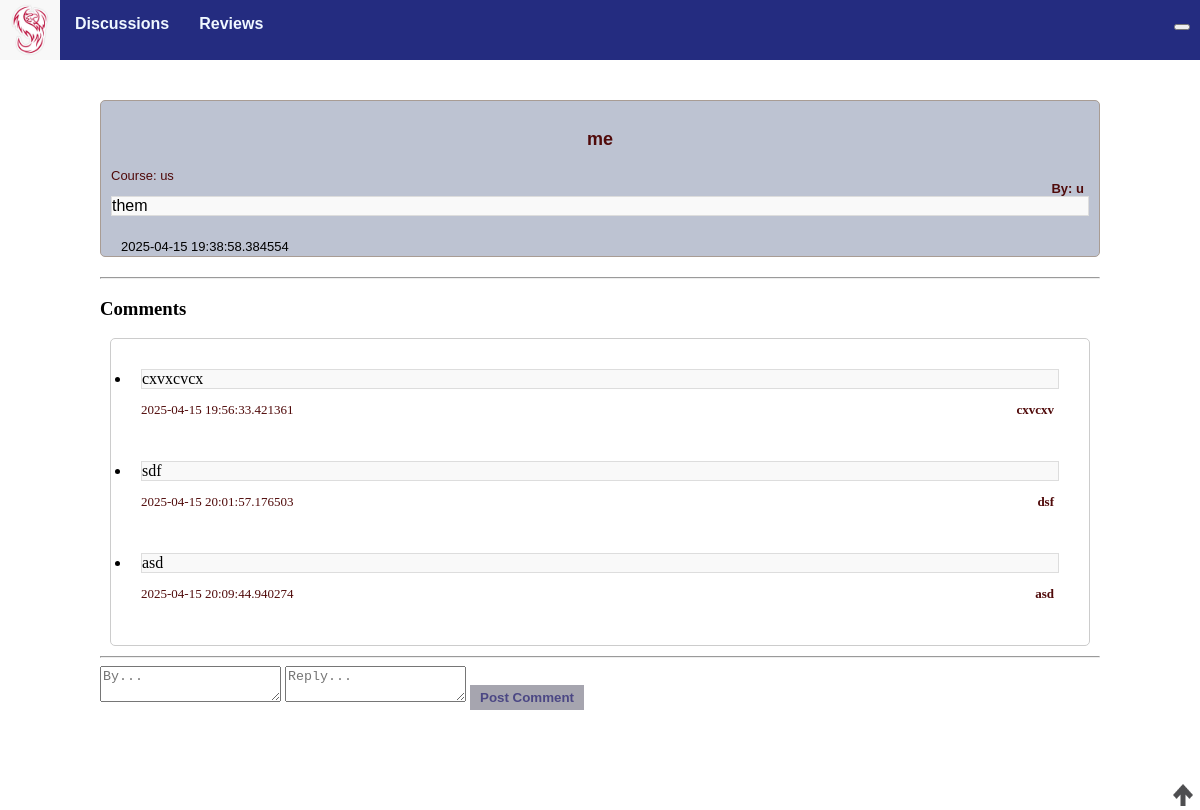
The page /discussion/1 on the database its author committed.
### models.py (models this page shows, shortened)
class Discussion(db.Model):
    id = db.Column(db.Integer, primary_key=True)
    title = db.Column(db.String(255), nullable=False)
    content = db.Column(db.Text, nullable=False)
    created_at = db.Column(db.DateTime, default=db.func.current_timestamp())
    course = db.Column(db.Text)
    author = db.Column(db.Text, nullable=False)
    comments = db.relationship('Comment', backref='discussion', cascade="all, delete-orphan", lazy=True)
    up_votes = db.Column(db.Integer, default = 0)
    def __repr__(self) -> str:
        string = f"ID: {self.id}, Title: {self.title}, Content: {self.content}, Created_At: {self.created_at}, Course: {self.course}, Author: {self.author}"
        return string

class Comment(db.Model):
     id = db.Column(db.Integer, primary_key=True)
     discussion_id = db.Column(db.Integer, db.ForeignKey('discussion.id'))
     review_id = db.Column(db.Integer, db.ForeignKey('review.id'))
     content = db.Column(db.Text, nullable=False)
     created_at = db.Column(db.DateTime, default=db.func.current_timestamp())
     author = db.Column(db.Text, nullable=False)

### app.py (the view)
@app.route('/discussion/<int:discussion_id>')
def dis_posts(discussion_id):
    discussion = Discussion.query.get_or_404(discussion_id) # returns a 404 error if get fails
    print(discussion)
    return render_template('dis_posts.html', discussion=discussion) # return the discussion_post object

### templates/dis_posts.html (shortened to what this page needs)
{% extends "base.html" %}
{% block head %}
    {{ super() }}
{% endblock %}
{%block content %}
<div class="specificpost">
    <div class="whereithappens">
        <div id="header">
            <p id="title">{{discussion.title}}</p1>
            <p id="author">By: {{discussion.author}}</p>
            <p id="course">Course: {{discussion.course}}</p>
        </div>
        <p id="content">{{discussion.content}}</p>
        <div id="information">
            <div class="upvote-count">
                <img
                  id="{{discussion.id}}"
                  onclick="upvote(this)"
                  src="{{url_for('static',
                    filename='upvote.png')}}"
                  class="upvote"
                /><img />
             </div>
            <p id="created_at">{{discussion.created_at}}</p>
        </div>
    </div>
    <hr>
    <h3>Comments</h3>
    <ul class="list-group">
        {% for comment in discussion.comments %}
            <li class="list-group-item"> <p id="comcont">{{ comment.content }}</p> <p id="comauth">{{ comment.author }}</p> <p id="comcrea">{{ comment.created_at }}</p></li>
        {% endfor %}
    </ul>
    <hr>
    <form action="{{ url_for('discussion_comment', discussion_id=discussion.id) }}" method="post" class="mt-3">
        <textarea name="author" class="form-control mb-2" placeholder="By..." required></textarea>
        <textarea name="comment" class="form-control mb-2" placeholder="Reply..." required></textarea>
        <button type="submit" class="btn btn-secondary">Post Comment</button>
    </form>
{% endblock %}

### static/styles/base.css (style rules this page uses)
body { margin:0; padding: 0; }
.list-group { background-color: #ffffff; border: 1px solid #ccc; padding: 10px; margin: 10px ; border-radius: 5px; }
.list-group-item { padding: 10px; margin: 10px ; }
.whereithappens { padding: 10px; background-color: #bdc3d2; border: 1px solid #a89c94; margin-bottom: 20px; border-radius: 5px; font-family: Verdana, Geneva, Tahoma, sans-serif; }
.specificpost { margin:100px; }
#content { border: 1px solid #ddd; margin: auto; background-color: #f9f9f9; }
#header #title { color:rgb(80, 10, 10); font-weight: bolder; font-size:large; text-align: center; }
#header #author { color:rgb(80, 10, 10); font-weight: bold; font-size:small; margin-right:5px; position:relative; float:right; }
#header #course { color:rgb(80, 10, 10); font-size:small; }
#information { display: grid; grid-template-columns: repeat(3, auto); padding: 5px; margin: 5px; height:10px; }
#information p { font-size: small; }
#comauth { color:rgb(80, 10, 10); font-weight: bold; font-size:small; margin-right:5px; position:relative; float:right; }
#comcont { border: 1px solid #ddd; margin: auto; background-color: #f9f9f9; }
#comcrea { color:rgb(80, 10, 10); font-size:small; }
.btn { background-color: #a6a5af; color: rgb(75, 71, 132); border: none; padding: 5px 10px; text-decoration: none; display: inline-block; font-weight: bold; }
.upvote { width: 20px; height: 22px; z-index: 50; }
.upvote-count { position: absolute; right: 7px; bottom: 0; }

### rows shown on the page
Discussion: title "me", author "u", course "us", content "them", created_at "2025-04-15 19:38:58.384554"
Comment: content "cxvxcvcx", author "cxvcxv", created_at "2025-04-15 19:56:33.421361"
Comment: content "sdf", author "dsf", created_at "2025-04-15 20:01:57.176503"
Comment: content "asd", author "asd", created_at "2025-04-15 20:09:44.940274"
